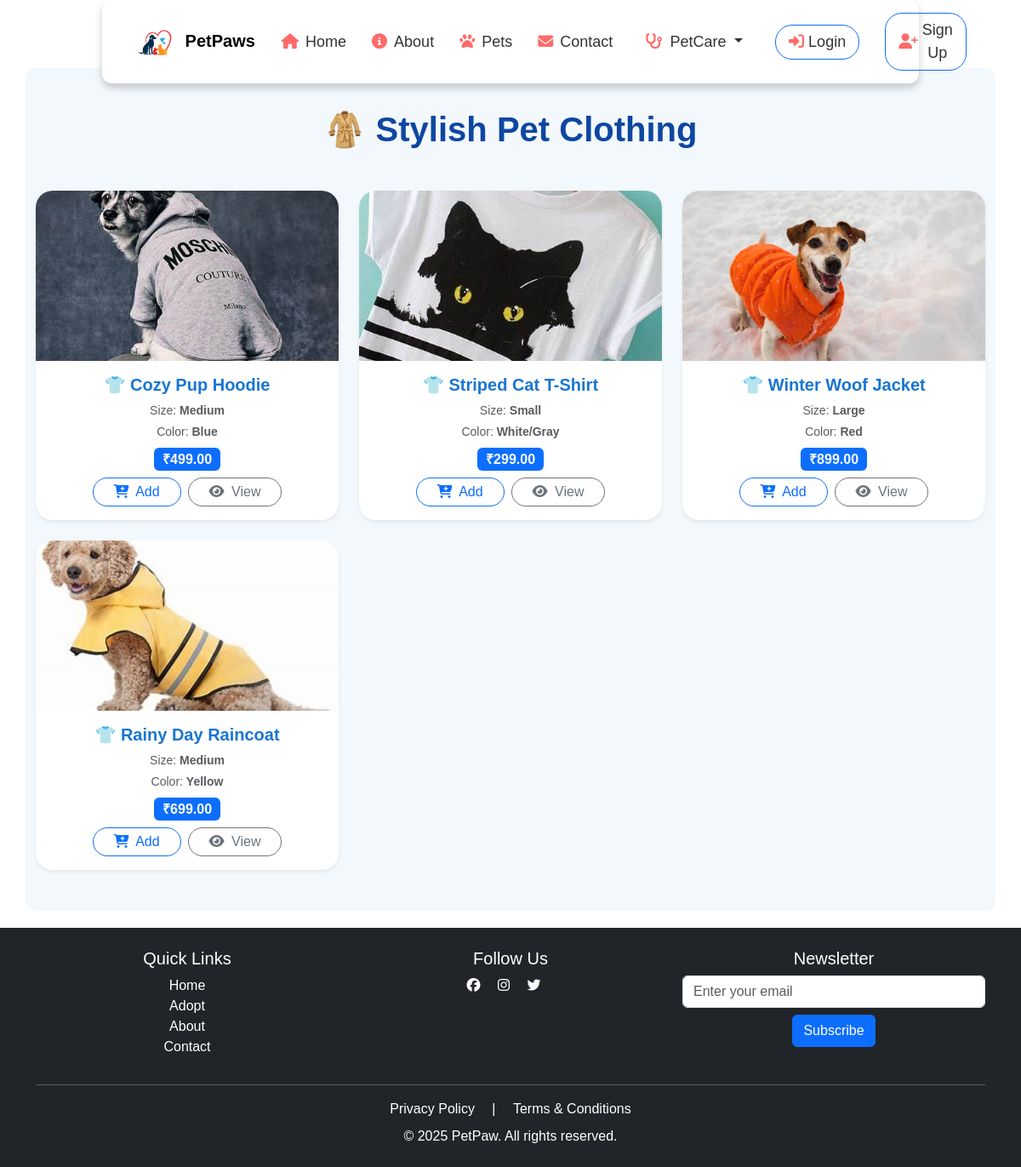
The page /petcare/clothes/ on the database its author committed.
### petcare/models.py (models this page shows, shortened)
class Clothes(models.Model):
    name = models.CharField(max_length=100)
    size = models.CharField(max_length=20)
    color = models.CharField(max_length=30)
    price = models.DecimalField(max_digits=6, decimal_places=2)
    image = models.ImageField(upload_to='clothes_images/', blank=True, null=True)

### petcare/views.py (the view)
# urls.py: path('clothes/', views.view_clothes, name='view_clothes'),
def view_clothes(request):
    clothes = Clothes.objects.all()
    return render(request, 'petcare/view_clothes.html', {'clothes': clothes})

### petcare/templates/petcare/view_clothes.html (shortened to what this page needs)
{% extends 'base.html' %}
{% block content %}
<div class="container py-5" style="font-family: 'Poppins', sans-serif; background-color: #f3f8fc; border-radius: 12px;">
  <h2 class="text-center mb-5" style="color: #0d47a1; font-weight: 700; font-size: 2.5rem;">
    🧥 Stylish Pet Clothing
  </h2>
  <div class="row g-4">
    {% for item in clothes %}
    <div class="col-sm-6 col-md-4 d-flex">
      <div class="card shadow-sm border-0 w-100 d-flex flex-column" style="border-radius: 20px;">
        {% if item.image %}
        <img src="{{ item.image.url }}" class="card-img-top" style="height: 200px; object-fit: cover; border-top-left-radius: 20px; border-top-right-radius: 20px;">
        {% endif %}
        <div class="card-body d-flex flex-column justify-content-between">
          <div class="text-center">
            <h5 class="card-title" style="color: #1976d2; font-weight: 600;">👕 {{ item.name }}</h5>
            <p class="text-muted small mb-1">Size: <strong>{{ item.size }}</strong></p>
            <p class="text-muted small mb-2">Color: <strong>{{ item.color }}</strong></p>
          </div>
          <div class="text-center mt-auto">
            <span class="badge bg-primary text-white mb-2" style="font-size: 1rem;">₹{{ item.price }}</span>
            <div class="d-flex justify-content-center gap-2">
              <a href="{% url 'add_to_cart' 'cloth' item.id %}" class="btn btn-outline-primary rounded-pill px-4 py-1">
                <i class="fas fa-cart-plus me-1"></i> Add
              </a>
              <a href="{% url 'view_cloth' item.id %}" class="btn btn-outline-secondary rounded-pill px-4 py-1">
                <i class="fas fa-eye me-1"></i> View
              </a>
            </div>
          </div>
        </div>
      </div>
    </div>
    {% empty %}
    <div class="col-12">
      <p class="text-center text-muted fs-5">No stylish outfits available right now. Stay tuned! 🐶👗</p>
    </div>
    {% endfor %}
  </div>
</div>
{% endblock %}

### PetPaws/static/styles.css (style rules this page uses)
body { font-family: 'Poppins', sans-serif; background-color: #f8f9fa; color: #333; transition: background-color 0.3s ease-in-out; }
* { margin: 0; padding: 0; box-sizing: border-box; font-family: 'Poppins', sans-serif; }
body { margin: 0; padding: 0; background: #ffffff; position: relative; min-height: 100vh; }

### PetPaws/templates/base.html (style rules this page uses)
body { padding-top: 80px; }
html, body { height: 100%; margin: 0; display: flex; flex-direction: column; }

### petcare/templates/petcare/view_clothes.html (style rules this page uses)
.card { transition: transform 0.3s ease, box-shadow 0.3s ease; background-color: #ffffff; }

### rows shown on the page
Clothes: image (picture), name "Cozy Pup Hoodie", size "Medium", color "Blue", price "499.00"
Clothes: image (picture), name "Striped Cat T-Shirt", size "Small", color "White/Gray", price "299.00"
Clothes: image (picture), name "Winter Woof Jacket", size "Large", color "Red", price "899.00"
Clothes: image (picture), name "Rainy Day Raincoat", size "Medium", color "Yellow", price "699.00"
